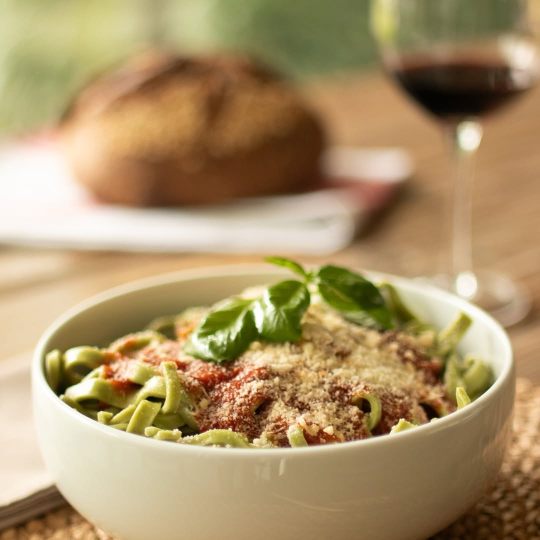
#> input picture clientes/lapresumida/fotos/full/Dd_plwyjZWs.jpg, 1080 x 1080 px, given in place of DeP2Y5mDfyN.jpg, which was not available (shown at 1/2 size)
$ python semana.py
#> lines starting #> are read from the running program, lines starting #| are printed output that depends on the picture; after the words box and inside, x2 and y2 are one past the last pixel; in counts of white or black regions, pixels touching at a corner belong together
"""Semana de ejemplo para la propuesta de Instagram de La Presumida (pedido de Juan, 27/11/2026).
Usa solo fotos ya publicadas en @lapresumidapastas (fotos/full) y el logo de la tienda.
Estética de marca: crema, dorado, bordó / rosa viejo, poco negro.
Uso: python3 semana.py  -> propuesta/img/*.jpg y propuesta/img/reel-amasado.mp4
"""
import os, sys, subprocess, tempfile
from PIL import Image, ImageDraw, ImageFont, ImageFilter, ImageEnhance

B = os.path.dirname(os.path.dirname(os.path.abspath(__file__)))
F = os.path.join(B, "fotos", "full")
OUT = os.path.join(B, "propuesta", "img"); os.makedirs(OUT, exist_ok=True)
FU = os.path.join(B, "herramientas", "fuentes")
LOGO = os.path.join(B, "..", "..", "tienda", "img", "logo-lp.jpg")

CREMA, CREMA2 = (246, 239, 228), (236, 225, 208)
BORDO, ROSA, DORADO, TX, MU = (122, 40, 46), (196, 140, 135), (176, 138, 72), (58, 36, 32), (125, 104, 96)


def serif(s, w=500, it=False):
    f = ImageFont.truetype(os.path.join(FU, "Cormorant-Italic.ttf" if it else "Cormorant.ttf"), s)
    try: f.set_variation_by_axes([w])
    except Exception: pass
    return f


def sans(s, n="Medium"): return ImageFont.truetype(os.path.join(FU, f"Inter-{n}.otf"), s)


def foto(nombre, w, h, fx=0.5, fy=0.5, zoom=1.0):
    im = Image.open(os.path.join(F, nombre + ".jpg")).convert("RGB")
    r = max(w / im.width, h / im.height) * zoom
    im = im.resize((int(im.width * r + 1), int(im.height * r + 1)), Image.LANCZOS)
    x = int((im.width - w) * fx); y = int((im.height - h) * fy)
    im = im.crop((x, y, x + w, y + h))
    im = ImageEnhance.Color(im).enhance(1.06); im = ImageEnhance.Contrast(im).enhance(1.04)
    return im.filter(ImageFilter.UnsharpMask(radius=1.2, percent=50, threshold=2))


def medallon(L, cx, cy, r=70):
    lg = Image.open(LOGO).convert("RGB").resize((int(r * 1.7), int(r * 1.55)), Image.LANCZOS)
    m = Image.new("L", (2 * r, 2 * r), 0); ImageDraw.Draw(m).ellipse((0, 0, 2 * r - 1, 2 * r - 1), fill=255)
    disco = Image.new("RGB", (2 * r, 2 * r), (255, 255, 255)); disco.paste(lg, ((2 * r - lg.width) // 2, (2 * r - lg.height) // 2 + 4))
    L.paste(disco, (cx - r, cy - r), m)
    ImageDraw.Draw(L).ellipse((cx - r, cy - r, cx + r, cy + r), outline=DORADO, width=3)


def degradado(L, y0, y1, color, a0=0, a1=230):
    g = Image.new("L", (1, y1 - y0))
    for i in range(y1 - y0): g.putpixel((0, i), int(a0 + (a1 - a0) * (i / (y1 - y0)) ** 1.4))
    g = g.resize((L.width, y1 - y0))
    L.paste(Image.new("RGB", (L.width, y1 - y0), color), (0, y0), g)


def centrado(d, y, t, f, c, W=1080): d.text((W // 2, y), t, font=f, fill=c, anchor="ma")


def pie(d, W, H, texto="WhatsApp Florida 11 6546-4546 · Beccar 11 4401-0033"):
    centrado(d, H - 70, texto, sans(26), CREMA, W)


def guardar(L, n): p = os.path.join(OUT, n); L.save(p, quality=92); return p


# ---------- piezas ----------
def portada_texto(fotoname, titulo, sub, n, fx=0.5, fy=0.5, W=1080, H=1350, zoom=1.0, chico=None):
    L = foto(fotoname, W, H, fx, fy, zoom); degradado(L, int(H * 0.45), H, BORDO, 0, 235)
#> in foto, im is the input picture: PIL image 1080x1080 RGB; mean R, G, B 170.7, 146.6, 105.3
    d = ImageDraw.Draw(L); medallon(L, W // 2, 110, 66)
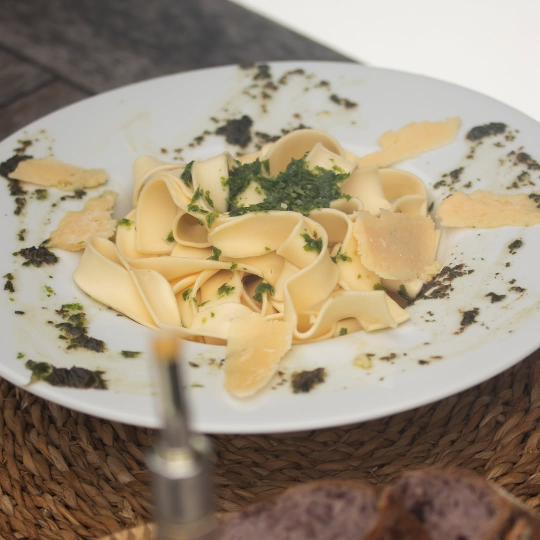
#> input picture clientes/lapresumida/fotos/full/DdgwJ92j6rk.jpg, 1080 x 1080 px, given in place of logo-lp.jpg, which was not available (shown at 1/2 size)
#> in medallon, `lg = Image.open(LOGO).convert("RGB").resize((int(r * 1.7), int(r * 1.5..`:
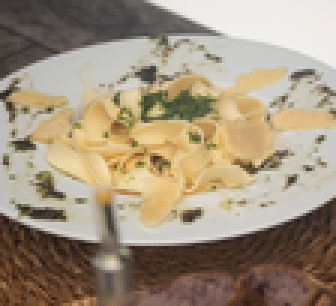
#> lg: PIL image 112x102 RGB (shown 3 times larger); mean R, G, B 161, 146.4, 124.5
#> in medallon, `m = Image.new('L', (2 * r, 2 * r), 0)`: m: PIL image 132x132 L; every value is 0
#> in medallon, `ImageDraw.Draw(m).ellipse((0, 0, 2 * r - 1, 2 * r - 1), fill=255)`:
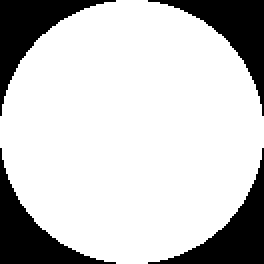
#> m: PIL image 132x132 L (shown 2 times larger); 78.4% white; 4 black regions, box (x1, y1, x2, y2) and area: (0, 0, 58, 58) 941, (74, 0, 132, 58) 941, (0, 74, 58, 132) 941, (74, 74, 132, 132) 941
#> in medallon, `disco = Image.new('RGB', (2 * r, 2 * r), (255, 255, 255))`: disco: PIL image 132x132 RGB; every value is 255
#> in medallon, `disco.paste(lg, ((2 * r - lg.width) // 2, (2 * r - lg.height) // 2 + 4`:
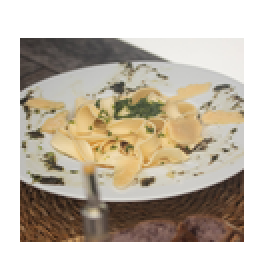
#> disco: PIL image 132x132 RGB (shown 2 times larger); mean R, G, B 193.3, 183.8, 169.4
    y = H - 420
    for linea in titulo.split("\n"):
        centrado(d, y, linea, serif(96, 600), CREMA, W); y += 100
#> after the loop, y = 1130
    if chico: centrado(d, y + 6, chico, serif(44, 500, True), (240, 215, 200), W); y += 56
#> after `y += 56`: y = 1186
    centrado(d, y + 24, sub, sans(30), CREMA, W)
    return guardar(L, n)
#> in guardar, `p = os.path.join(OUT, n)`:
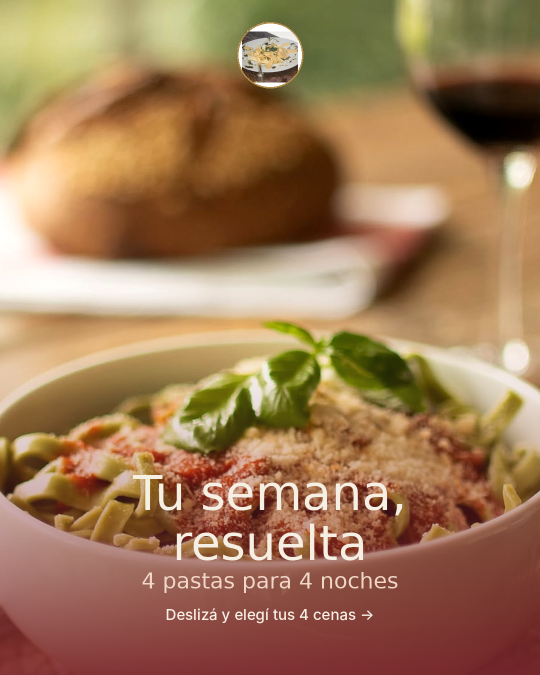
#> saved as lun-0.jpg: PIL image 1080x1350 RGB (shown at 1/2 size); mean R, G, B 159.9, 122.1, 86.4


def slide_producto(fotoname, num, nombre, linea, n, fx=0.5, fy=0.5):
    W, H = 1080, 1350
    L = Image.new("RGB", (W, H), CREMA); d = ImageDraw.Draw(L)
    im = foto(fotoname, 960, 960, fx, fy)
    m = Image.new("L", im.size, 0); ImageDraw.Draw(m).rounded_rectangle((0, 0, 960, 960), 40, fill=255)
    L.paste(im, (60, 60), m)
    d.ellipse((90, 90, 190, 190), fill=BORDO); d.text((140, 140), num, font=serif(64, 700), fill=CREMA, anchor="mm")
    centrado(d, 1060, nombre, serif(76, 600), BORDO)
    centrado(d, 1160, linea, sans(32, "Regular"), MU)
    d.line((440, 1230, 640, 1230), fill=DORADO, width=3)
    centrado(d, 1250, "La Presumida · Rica, fresca y casera", serif(34, 500, True), DORADO)
    return guardar(L, n)


# [64 lines left out: functions historia, club, reel_amasado, not called in this run]


if __name__ == "__main__":
    # Lunes: carrusel "5 cenas resueltas"
    portada_texto("DeP2Y5mDfyN", "Tu semana,\nresuelta", "Deslizá y elegí tus 4 cenas →", "lun-0.jpg", chico="4 pastas para 4 noches")
    slide_producto("DfcjDmJIU2H", "1", "Cintas al huevo", "Diez minutos en la olla y a la mesa", "lun-1.jpg")
#> in slide_producto, `W, H = 1080, 1350`: W = 1080; H = 1350
#> in slide_producto, `L = Image.new('RGB', (W, H), CREMA)`:
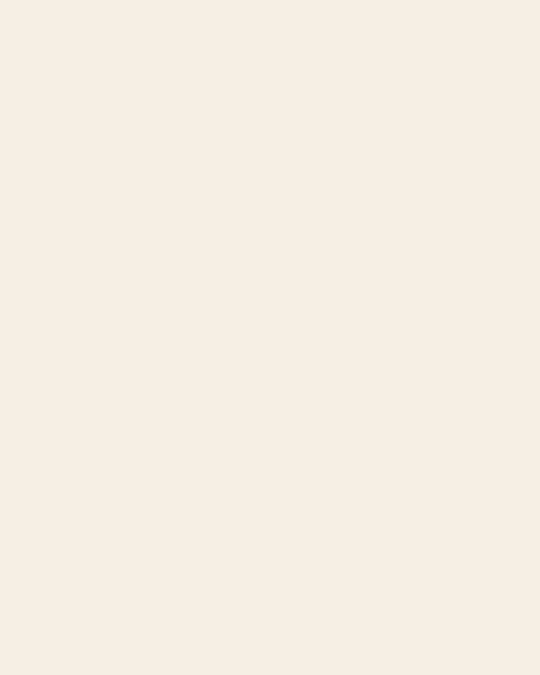
#> L: PIL image 1080x1350 RGB (shown at 1/2 size); mean R, G, B 246, 239, 228
#> in foto, im is the input picture: PIL image 1080x1080 RGB; mean R, G, B 160.9, 146.4, 124.5
#> in slide_producto, `m = Image.new('L', im.size, 0)`: m: PIL image 960x960 L; every value is 0
#> in slide_producto, `ImageDraw.Draw(m).rounded_rectangle((0, 0, 960, 960), 40, fill=255)`: m: PIL image 960x960 L; 99.9% white; 4 black regions, box (x1, y1, x2, y2) and area: (0, 0, 34, 34) 354, (927, 0, 960, 30) 320, (0, 927, 30, 960) 320, (931, 931, 960, 960) 287
#> call 2 of guardar, with n = 'lun-1.jpg'
#> in guardar (call 2), `p = os.path.join(OUT, n)`:
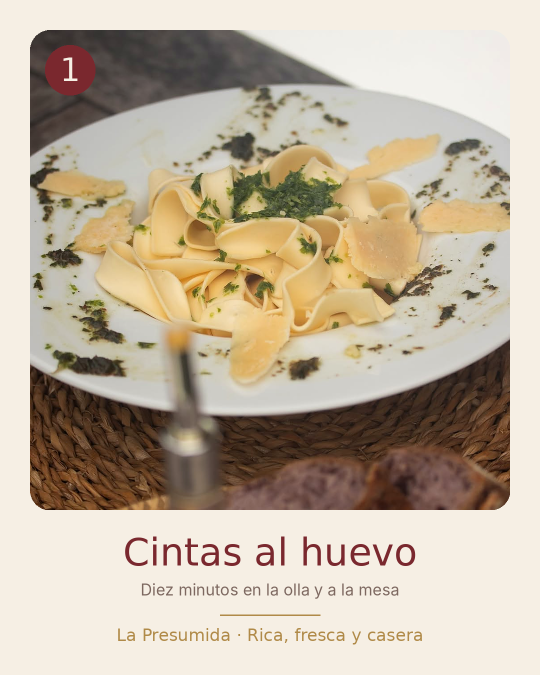
#> saved as lun-1.jpg: PIL image 1080x1350 RGB (shown at 1/2 size); mean R, G, B 191.8, 178, 158.7
    slide_producto("De631ijgWBM", "2", "Ravioles tricolor", "Porque a veces no podés elegir un solo gusto", "lun-2.jpg")
#> (the run stopped early here; a loop or call above may not have finished)
